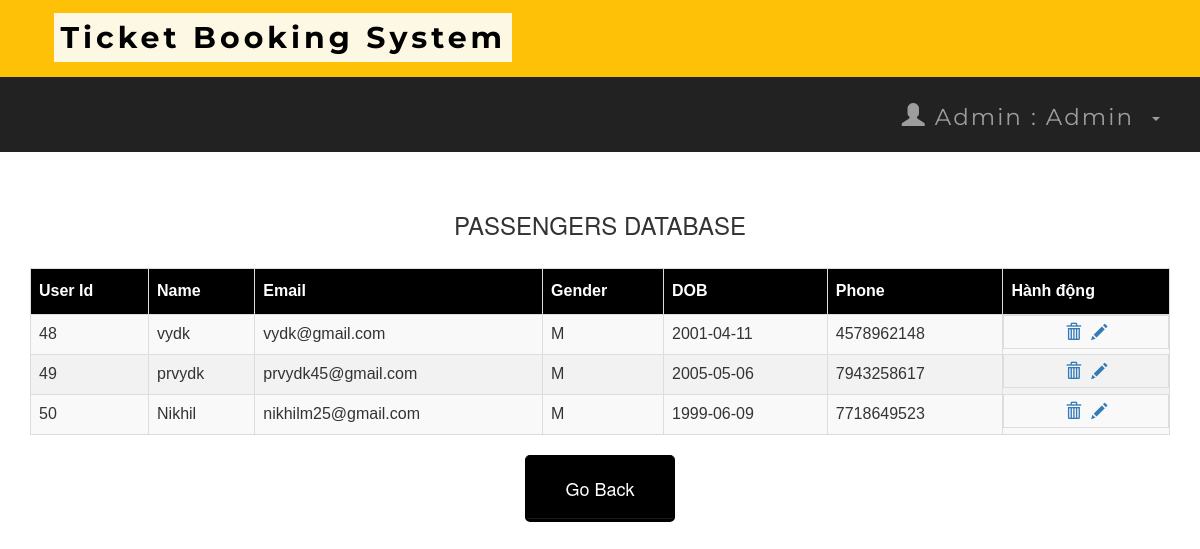
The page /adminuser.php (signed in) on the database its author committed.
### tables this page shows
CREATE TABLE `users` (
  `UserID` int(10) NOT NULL,
  `Name` varchar(50) NOT NULL,
  `Email` varchar(70) NOT NULL,
  `Gender` varchar(10) NOT NULL,
  `password` varchar(50) NOT NULL,
  `DoB` date NOT NULL,
  `Phone` varchar(10) NOT NULL,
  `Joined_on` timestamp NOT NULL DEFAULT current_timestamp()
);

### adminuser.php (the view, shortened to what this page needs)
<?php
include 'connect.php';
include 'adminheader.php';
?>
<!DOCTYPE html>
<html>
<link rel='stylesheet' href='index.css'>
<body>
    <br /><br />
    <div class="container">
        <h3 align="center"> PASSENGERS DATABASE</h3>
        <br />
        <div class="table-responsive">
            <table id="data" class="table table-striped table-bordered">
                <thead>
                    <tr>
                        <th scope="col">User Id</th>
                        <th scope="col">Name</th>
                        <th scope="col">Email</th>
                        <th scope="col">Gender</th>
                        <th scope="col">DOB</th>
                        <th scope="col">Phone</th>
                        <th scope="col">Hành động</th>
                    </tr>
                </thead>
                <tbody>
                    <?php
                    $result = mysqli_query($connect, "SELECT * FROM users");
                    while ($row = mysqli_fetch_assoc($result)) :
                    ?>
                        <tr>
                            <td><?php echo $row['UserID']; ?></td>
                            <td><?php echo $row['Name']; ?></td>
                            <td><?php echo $row['Email']; ?></td>
                            <td><?php echo $row['Gender']; ?></td>
                            <td><?php echo $row['DoB']; ?></td>
                            <td><?php echo $row['Phone']; ?></td>
                            <td class="center-buttons">
                                <a href="delete.php?id=<?php echo $row['UserID']; ?>">
                                    <span class="glyphicon glyphicon-trash" aria-hidden="true"></span>
                                </a>
                                <a href="update.php?id=<?php echo $row['UserID']; ?>" class="update-link">
                                    <span class="glyphicon glyphicon-pencil" aria-hidden="true"></span>
                                </a>
                            </td>
                        </tr>
                    <?php endwhile; ?>
                </tbody>
            </table>
        </div>
    </div>
</body>
<table align='center'>
    <tr>
        <td><a href='admin.php'><button style="background-color: black ; border-color:black "><span style="color:white">Go Back </span> </button></a></td>
    </tr>
</table>

### index.css (style rules this page uses)
*, *:before, *:after { -moz-box-sizing: border-box; -webkit-box-sizing: border-box; box-sizing: border-box; }
a { text-decoration:none; }
td { text-align: center; }
button { padding: 19px 39px 18px 39px; color: #FFF; background-color: #a8db34; font-size: 18px; text-align: center; font-style: normal; border-radius: 5px; width: 100%; border: 1px solid #71db34; border-width: 1px 1px 3px; box-shadow: 0 -1px 0 rgba(255,255,255,0.1) inset; margin-bottom: 10px; }

### adminuser.php (style rules this page uses)
table#data { font-size: 16px; font-family: "Trebuchet MS", Arial, Helvetica, sans-serif; border-collapse: collapse; border-spacing: 0; width: 100%; }
#data td, #data th { border: 1px solid #ddd; text-align: left; padding: 8px; }
#data tr:nth-child(even) { background-color: #f2f2f2 }
#data th { padding-top: 11px; padding-bottom: 11px; background-color: black; color: white; }
.center-buttons { display: flex; justify-content: center; }
.center-buttons a { margin: 0 5px; }

### rows shown on the page
users: UserID "48", Name "vydk", Email "vydk@gmail.com", Gender "M", DoB "2001-04-11", Phone "4578962148"
users: UserID "49", Name "prvydk", Email "prvydk45@gmail.com", Gender "M", DoB "2005-05-06", Phone "7943258617"
users: UserID "50", Name "Nikhil", Email "nikhilm25@gmail.com", Gender "M", DoB "1999-06-09", Phone "7718649523"

### other values the page prints
$_SESSION['name'] "Admin"
